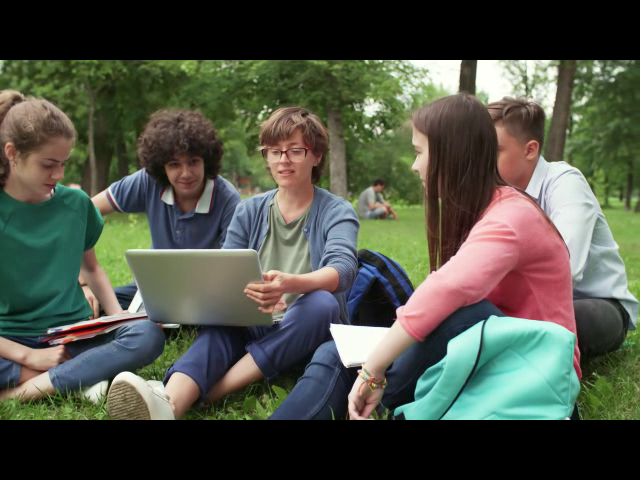
#> input picture frame 16 of 01_day/02/images/opencv_test.mp4, 640 x 480 px
$ jupyter execute --allow-errors 01_OpenCV.ipynb   (shell and % lines are left out)
#> lines starting #> are read from the running program, lines starting #| are printed output that depends on the picture; after the words box and inside, x2 and y2 are one past the last pixel; in counts of white or black regions, pixels touching at a corner belong together
# Lecture 01-1. OpenCV Overview-1 (Basic)

### Contents :

   1. Lecture 01-1 Overview

   2. Introducing OpenCV

   3. Exploring OpenCV<br>
     3.1. Import the OpenCV library<br>
     3.2. Importng a simple image<br>
     3.3. Loading videos<br>
     3.4. Resize images<br>
     3.5. Switching color spaces<br>
     3.6. Saving images<br>
     3.7. Drawing on images or videos<br>

   4. Face Detection using the OpenCV Library

   5. Think Big!

   ---

### **1. Lecture 01-1 Overview**

This lecture aims to introduce the OpenCV library and its usage.<p>
The intended learning outcomes are: <br>
*   Basic understanding of OpenCV
*   Simple OpenCV usage
*   Relationship between OpenCV and deep learning applications

### **2. Introducing OpenCV**

OpenCV (Open Source Computer Vision Library: http://opencv.org) is an open-source library that includes several hundreds of computer vision algorithms.<p>

OpenCV has a modular structure, which means that the package includes several shared or static libraries. <p>

Let's take a quick look at what you can do with OpenCV.

### **3. Exploring OpenCV**
> **Note**: To exit the window, <span style="color:red">DON’T CLICK THE RED CROSS</span>, just tap any key on your keyboard!<br>
If you do close with the cross, you won’t let OpenCV close the box for you, and Jupyter will stay waiting, causing you to have to reset the kernel yourself.

##### 3.1 Import the OpenCV library

[cell 1]
# cv2
import cv2

##### 3.2 Importing a simple image

We can read the image using the **imread** method and pass the image’s path as the only parameter.<p>
let’s at least present the image into a new window so the user can see the result. For that, we will use **cv2.imshow** and passing the window name and the image as arguments.<p>
Lastly, we tell Python not to exit the program until we press a key or close the window. Then we clean everything up by destroying all windows we opened.

[cell 2]
# Read the image
img = cv2.imread("./images/opencv_test.jpg")

# Display the image
cv2.imshow("Image", img)

# Wait for a keypress
cv2.waitKey(0)

# Clean up
cv2.destroyAllWindows()

##### 3.3 Loading videos

OpenCV is great at dealing not only with images but also with videos. The video streams can be loaded from a video file or directly from a video source such as a webcam.<p>
In the next example, we will load a video file and present it on a new window.<p>
We use the method **VideoCapture** to load the video resource.<p>
Next, we start a loop that will only end on user command, but more on that later. What’s important here is what happens **inside the loop**. The first thing we are doing is asking our VideoCapture to **read a frame of the video**. In the case of a video file, it will be the current video frame.<p>
Now the video is playing, but there’s no way out of the while loop, so let’s build an exit strategy by detecting if the **q key** has been pressed. If it is, then we exit the loop for the cleanup activities.

[cell 3]
# Load the video
cap = cv2.VideoCapture("./images/opencv_test.mp4")

while(cap.isOpened()):
    # Capture frame by frame
    ret, frame = cap.read()
#> frame is the input picture: shape (480, 640, 3); mean B, G, R 70.1, 82.5, 78.6

    # Check video end
    if ret is False:
        break

    # Display the frame
    cv2.imshow('Video',frame)

    # Wait for a keypress, Push 'q' button to close
    if cv2.waitKey(30) & 0xFF == ord('q'):
#> (key q is pressed here)
        break

# Clean up
cap.release()
cv2.destroyAllWindows()

##### 3.4 Resizing images

Changing image sizes has a wide range of applications, from optimizing for sizes, zooming, or even feeding a neural network to perform some magic. If resizing an image is what you want, OpenCV got you covered.<p>
We are scaling down the image by a factor of X (40% for the example).<p>
The method **resize** expects at least two arguments, the image to be resized and the new dimensions (in x and y as a tuple). Optionally we can pass the third argument to define the interpolation as described on the <a href="https://docs.opencv.org/4.3.0/da/d54/group__imgproc__transform.html#ga47a974309e9102f5f08231edc7e7529d">resize function docs</a>. <p>
Let’s now see an example of how to resize an image:

[cell 4]
# Scale down ratio - 40%
scale = 40

# Print image height
#> (the rest of this cell did not finish here and is left out)

#> (a cell that did not finish here is left out)

##### 3.5 Switching color spaces

When we read an image with OpenCV we think of colors as channels or the depth of the image array where each channel or dimension corresponds to a color. The most common color space and the one you probably already know is **RGB**, consisting of **3 channels**: red, green, and blue.<p>

Let's see the channel information of the loaded image:

#> (a cell that did not finish here is left out)

A more popular option for setting colors on an image is **grayscale**, where only **one channel** defines each pixel.<p>

The function where all the magic happens is **cvtColor**, which expects two arguments, the image and the color space, and returns the new image without altering the original. Fortunately, OpenCV has defined values for each known color space transformation. In our case, we use **COLOR_BGR2GRAY**, which transforms **BGR to GRAY**.<p>

Let’s see an example of how we can transform a color image into a greyscale one:

#> (a cell that did not finish here is left out)

##### 3.6 Saving images

You can see that we’ve used a function called **imwrite** responsible for saving images in our computer.

#> (a cell that did not finish here is left out)

##### 3.7 Drawing on images or videos

So far, we have been playing with the images without adding anything new to them. It’s time we change that. OpenCV allows us not only to perform transformations and effects to the images but to change them or draw on them.<p>

Drawing on images can be useful if, for example, you are trying to make an object tracking program or face recognition program where you want to draw a square or shape to highlight the identified objects.<p>

**Drawing a rectangle**<p>

Rectangles are the most used shape, at least in the AI world, as they are commonly used to track objects like faces, cars, or traffic signs on the images.<p>

The **rectangle** function expects the image and four more arguments: the top-left corner of the rectangle in (x1, y1), the bottom-right of it in (x2, y2), the line’s color (in BGR for our image), and its thickness in pixels.<p>

Let’s draw a rectangle on images to show how it works.

[cell 9]
# X1, Y1
POS1 = (200, 100)

# X2, Y2
POS2 = (400,200)

# Line color (B, G, R)
COLOR = (0, 0, 255)

# Thickness in pixels
T = 5

# Drawing a rectangle to the original image
rect_img = cv2.rectangle(img, POS1, POS2, COLOR, T)

# Display the resized image
cv2.imshow("Drawing rectangle on Image", rect_img)

# Wait for a keypress
cv2.waitKey(0)

# Clean up
cv2.destroyAllWindows()

**Drawing a circle**<p>

The **circle** function that expects the image and four more arguments: the center point of the circle in (x, y), the radius in pixels, the color of it, and the line thickness.<p>
Let’s draw a circle on video frame.

[cell 10]
# Center - X, Y
POS = (300, 200)

# Radius
RADIUS = 100

# Line color (B, G, R)
COLOR = (0, 0, 255)

# Thickness in pixels
T = 5

# Load the video
cap = cv2.VideoCapture("./images/opencv_test.mp4")

while(cap.isOpened()):
    # Capture frame by frame
    ret, frame = cap.read()

    # Check video end
    if ret is False:
        break

    # Drawing a circle on video frame
    circle_frame = cv2.circle(frame, POS, RADIUS, COLOR, T)

    # Display the frame
    cv2.imshow('Drawing circle on video frame', circle_frame)

    # Wait for a keypress, Push 'q' button to close
    if cv2.waitKey(30) & 0xFF == ord('q'):
#> (key q is pressed here)
        break

# Clean up
cap.release()
cv2.destroyAllWindows()

### **4. Face Detection using the OpenCV Library**

Object Detection using Haar feature-based cascade classifiers is an effective object detection method proposed by Paul Viola and Michael Jones in their paper, "Rapid Object Detection using a Boosted Cascade of Simple Features" in 2001. It is a machine learning based approach where a cascade function is trained from a lot of positive and negative images. It is then used to detect objects in other images.<p>

Here we will work with face detection. Initially, the algorithm needs a lot of positive images (images of faces) and negative images (images without faces) to train the classifier. Then we need to extract features from it. For this, Haar features shown in the below image are used. They are just like our convolutional kernel. Each feature is a single value obtained by subtracting sum of pixels under the white rectangle from sum of pixels under the black rectangle.<p>

In this tutorial, you will learn **how simple** it is to implement facial recognition using the **OpenCV library** (CascadeClassifier).<p>

[cell 11]
import cv2
import sys

# Library path
cascPath = "./images/haarcascade_frontalface_default.xml"

# Create the haar cascade
faceCascade = cv2.CascadeClassifier(cascPath)

# Load the video
cap = cv2.VideoCapture("./images/opencv_test.mp4")

while(cap.isOpened()):
    # Capture frame by frame
    ret, frame = cap.read()

    if ret is False:
        break

    # Convert BGR to Gray
    gray = cv2.cvtColor(frame, cv2.COLOR_BGR2GRAY)
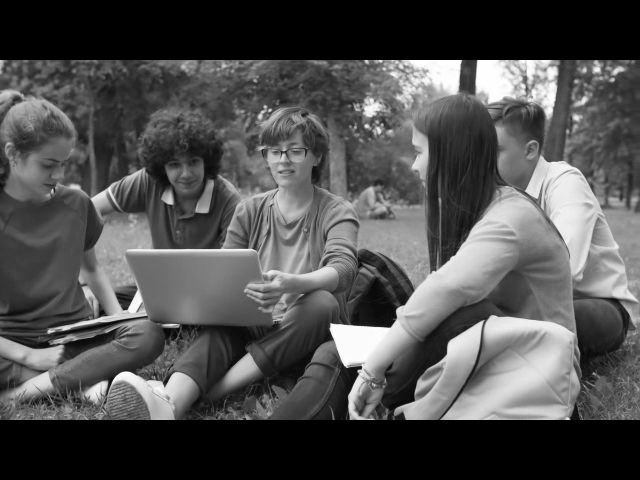
#> gray: shape (480, 640); min 0, max 255, mean 79.9

    # Detect faces in the image
    faces = faceCascade.detectMultiScale(
        gray,
        scaleFactor=1.1,     # 이미지에서 얼굴 크기가 서로 다른 것을 보상해주는 값
        minNeighbors=5,    # 얼굴 사이의 최소 간격(픽셀)입니다
        minSize=(30, 30),   # 얼굴의 최소 크기입니다
    )
#> faces = [[161, 148, 48, 48], [258, 131, 54, 54]]

    # 검출된 얼굴 주변에 사각형 그리기
    for (x, y, w, h) in faces:
        cv2.rectangle(frame, (x, y), (x+w, y+h), (0, 255, 0), 2)
#> this loop made 2 passes
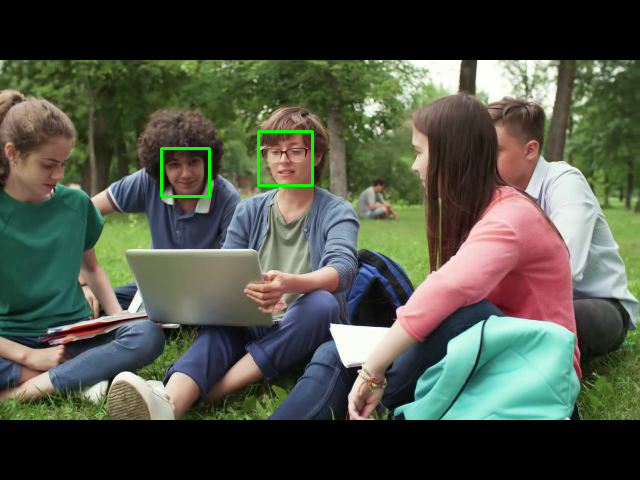
#> frame: shape (480, 640, 3); 0.4% of pixels changed, all inside (x1, y1, x2, y2) = (160, 130, 314, 198)

    # Display the frame
    cv2.imshow('Face Detected Video', frame)

    # Wait for a keypress, Push 'q' button to close
    if cv2.waitKey(30) & 0xFF == ord('q'):
#> (key q is pressed here)
        break

# Clean up
cap.release()
cv2.destroyAllWindows()

$ run again, starting later in the video
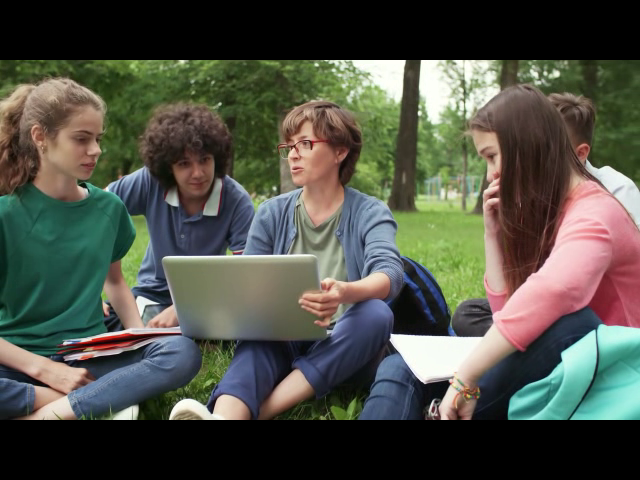
#> input picture frame 72 of 01_day/02/images/opencv_test.mp4, 640 x 480 px
#> frame is the input picture: shape (480, 640, 3); mean B, G, R 70.5, 80.7, 78.6
#> `gray = cv2.cvtColor(frame, cv2.COLOR_BGR2GRAY)`:
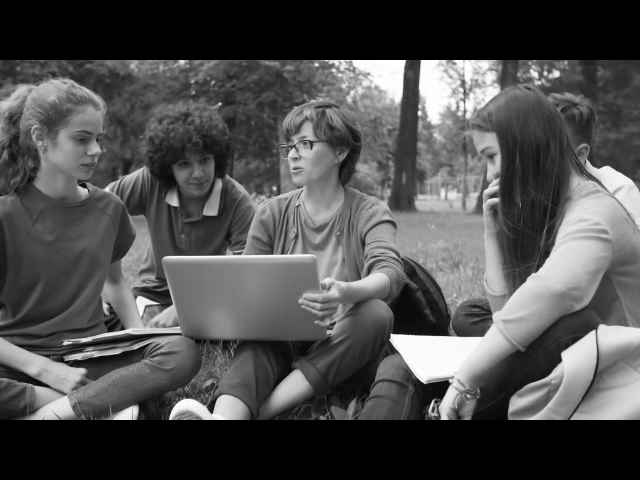
#> gray: shape (480, 640); min 0, max 255, mean 78.9
#> faces = [[169, 145, 52, 52], [275, 127, 53, 53], [56, 112, 73, 73]]
#> the loop `for (x, y, w, h) in faces:` made 3 passes
#> after the loop `for (x, y, w, h) in faces:`:
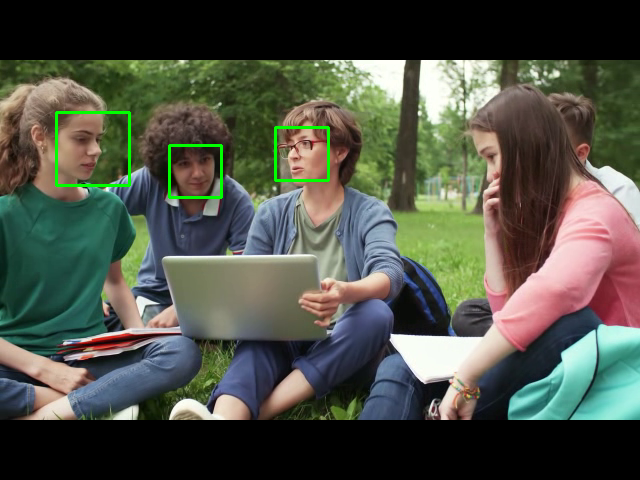
#> frame: shape (480, 640, 3); 0.69% of pixels changed, all inside (x1, y1, x2, y2) = (55, 111, 330, 199)

$ run again, starting later in the video
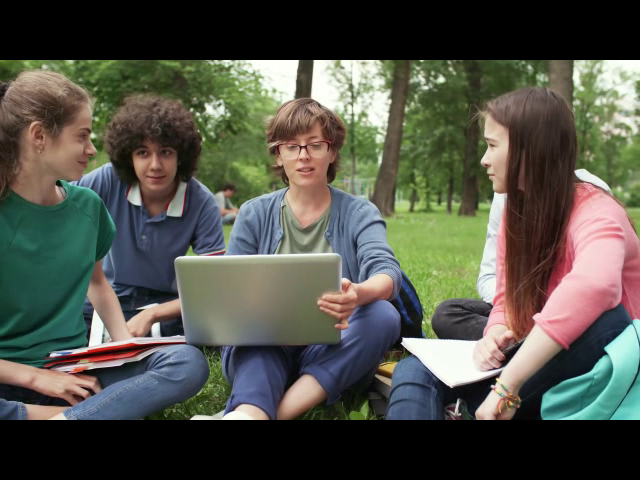
#> input picture frame 128 of 01_day/02/images/opencv_test.mp4, 640 x 480 px
#> frame is the input picture: shape (480, 640, 3); mean B, G, R 72.8, 83, 81.8
#> `gray = cv2.cvtColor(frame, cv2.COLOR_BGR2GRAY)`:
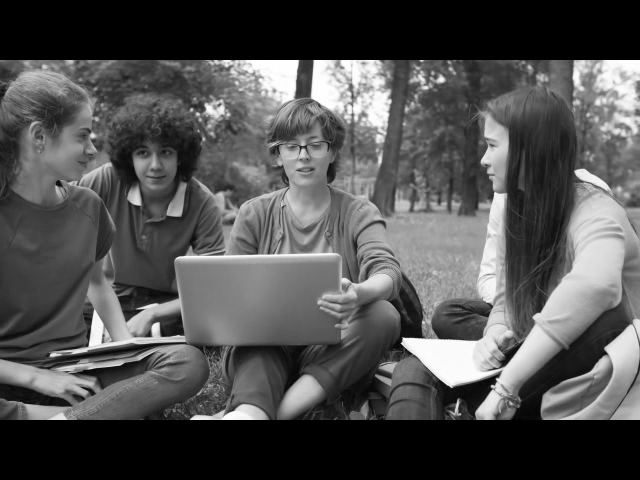
#> gray: shape (480, 640); min 0, max 255, mean 81.5
#> faces = [[127, 133, 58, 58], [274, 124, 60, 60]]
#> the loop `for (x, y, w, h) in faces:` made 2 passes
#> after the loop `for (x, y, w, h) in faces:`:
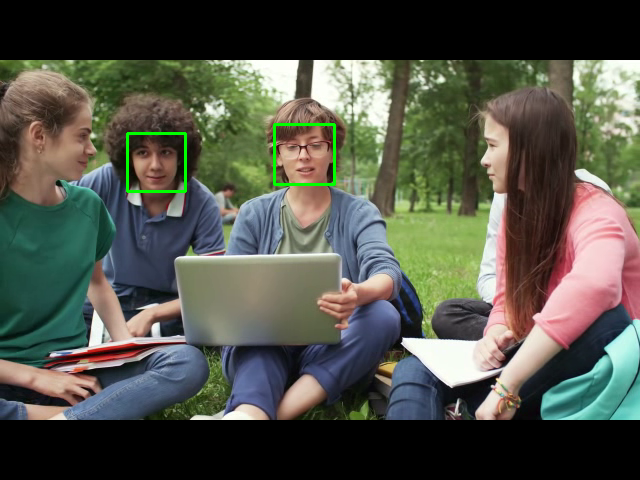
#> frame: shape (480, 640, 3); 0.46% of pixels changed, all inside (x1, y1, x2, y2) = (126, 123, 336, 193)
